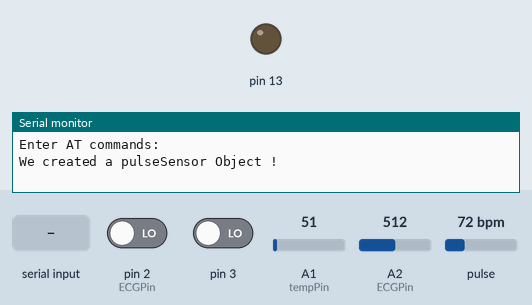
A sketch run on a simulated Arduino Uno, built with avr-gcc and run on an emulated ATmega328P. On the bench: output pins drawn as LEDs (lit = HIGH), the last lines printed to the serial monitor. The test bench sets the inputs (shaded band); at power-on: pin 2 (ECGPin) LOW, pin 3 LOW, A1 (tempPin) = 51, A2 (ECGPin) = 512, pulse 72 bpm.

Above: at 1.2 s.
1.3 s: "52" received over the second serial link
At 2.0 s:
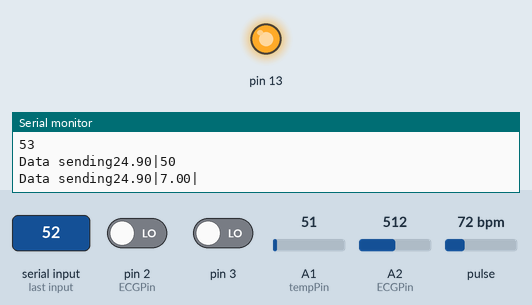
2.8 s: "49" received over the second serial link
Timing chart, 0 to 5.8 s (numbered marks = the images above; inputs shaded):
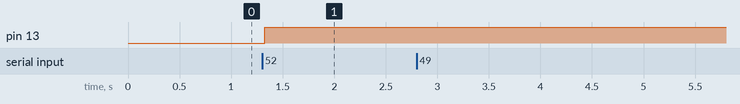

The sketch:

arduino_code.ino
```cpp
// SM PROJECT
// Smart Health Monitoring System
#define USE_ARDUINO_INTERRUPTS true
#include <PulseSensorPlayground.h>
#include <SoftwareSerial.h>

SoftwareSerial mySerial(10, 11); // RX, TX
const int PulseWire = 0;
int tempPin = 1;
int ECGPin = 2;
String incomingByte;
int value;
int myBPM =0;
int finalBPM ;
float volts=0.0;
float cel =0;
String stringTemp;
String stringBPM;
bool is_data_send=false;
bool ISBP=false;
bool ISECG=false;
bool ISHR=false;
bool IStemp=false;
const int LED13 = 13;
int Threshold = 550;
String data="";

PulseSensorPlayground pulseSensor;

void setup()
{
    Serial.begin(38400);
    Serial.println("Enter AT commands:");
    mySerial.begin(38400);

    pulseSensor.analogInput(PulseWire);
    pulseSensor.blinkOnPulse(LED13);
    pulseSensor.setThreshold(Threshold);

    if (pulseSensor.begin())
    {
        Serial.println("We created a pulseSensor Object !");
    }
}

void loop()
{
    if (mySerial.available())
    {
        incomingByte = mySerial.read();
        Serial.println(incomingByte);

        if(incomingByte=="49")
        {ISECG=false;ISBP=false;ISHR=false;IStemp=true;is_data_send=true;}
        else if(incomingByte=="50")
        {ISECG=false;ISBP=false;ISHR=true;IStemp=false;is_data_send=true;}
        else if(incomingByte=="51")
        {ISECG=false;ISBP=false;ISHR=true;IStemp=true;is_data_send=true;}
        else if(incomingByte=="52")
        {ISECG=false;ISBP=true;ISHR=false;IStemp=false;is_data_send=true;}
        else if(incomingByte=="53")
        {ISECG=false;ISBP=true;ISHR=false;IStemp=true;is_data_send=true;}
        else if(incomingByte=="54")
        {ISECG=false;ISBP=true;ISHR=true;IStemp=false;is_data_send=true;}
        else if(incomingByte=="55")
        {ISECG=false;ISBP=true;ISHR=true;IStemp=true;is_data_send=true;}
        else if(incomingByte=="56")
        {ISECG=true;ISBP=false;ISHR=false;IStemp=false;is_data_send=true;}
        else if(incomingByte=="57")
        {ISECG=true;ISBP=false;ISHR=false;IStemp=true;is_data_send=true;}
        else if(incomingByte=="65")
        {ISECG=true;ISBP=false;ISHR=true;IStemp=false;is_data_send=true;}
        else if(incomingByte=="66")
        {ISECG=true;ISBP=false;ISHR=true;IStemp=true;is_data_send=true;}
        else if(incomingByte=="67")
        {ISECG=true;ISBP=true;ISHR=false;IStemp=false;is_data_send=true;}
        else if(incomingByte=="68")
        {ISECG=true;ISBP=true;ISHR=false;IStemp=true;is_data_send=true;}
        else if(incomingByte=="69")
        {ISECG=true;ISBP=true;ISHR=true;IStemp=false;is_data_send=true;}
        else if(incomingByte=="70")
        {ISECG=true;ISBP=true;ISHR=true;IStemp=true;is_data_send=true;}
    }

    //Getting Values from Sensors
    if(is_data_send)
    {
        int counter=0;
        if(IStemp||ISHR)
        {
            while(counter<10)
            {
                if(IStemp)
                {
                    value=analogRead(tempPin);
                    volts=(value/1024.0)*5.0;      //conversion to volts
                    cel = cel+(volts*100.0);
                }
                if(ISHR)
                {
                    if (pulseSensor.sawStartOfBeat())
                    {
                        myBPM = myBPM+pulseSensor.getBeatsPerMinute();
                    }
                }
            counter=counter+1;
            }
        }
        if(ISBP){}
        int counter2=0;
        if(ISECG)
        {
            while(counter2<500)
            {
                if((digitalRead(2)==1)||(digitalRead(3)==1)){}
                else
                {
                    String abc=String(analogRead(ECGPin));
                    Serial.println(abc);
                    data+=abc+"|";
                }
                counter2=counter2+1;
            }
        }
    }

    //Sending Data
    if(is_data_send)
    {
        if(ISBP){}
        if(ISHR)
        {
            float final_bpm=myBPM/10;
            stringBPM = String(final_bpm);
            data+=stringBPM+"|";
        }
        if(IStemp)
        {
            float final_temp=cel/10;
            stringTemp = String(final_temp);
            data+=stringTemp+"|";
        }
        Serial.print("Data sending");
        Serial.print(data);
        //Serial.print(stringTemp+"|"+stringBPM);
        mySerial.print(data);
        mySerial.println();
        is_data_send=false;
    }
    delay(20);                    // considered best practice in a simple sketch.
}
```

Measured:
- after the input at 1.3 s, pin 13: LOW → HIGH at once
